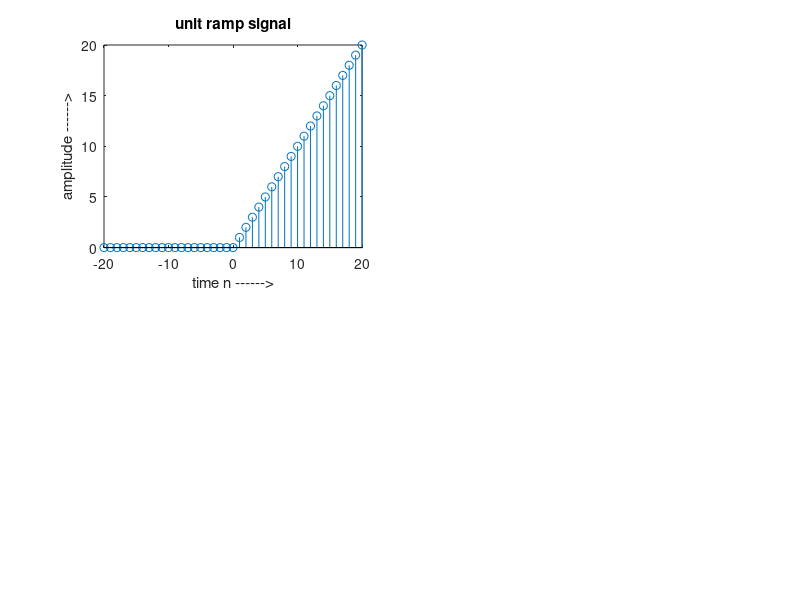

The MATLAB script that drew this image:
clc;
n=-20:20;                           % The colon operator (first:last) generates a 1-by-n matrix (or vector) of sequential numbers
                                    % from the first value to the last.
                                    % The default sequence is made up of incremental values, each 1 greater than the previous one:
                                    % A = 10:15
                                    % A = 10    11    12    13    14    15
                                    
L=length(n);
for i=1:L
    if n(i)>=0
        x(i)=n(i);
    else
        x(i)=0;
    end;
end;
subplot(2,2,1);
stem(n,x);
xlabel('time n ------>');
ylabel('amplitude ------>');
title('unit ramp signal');